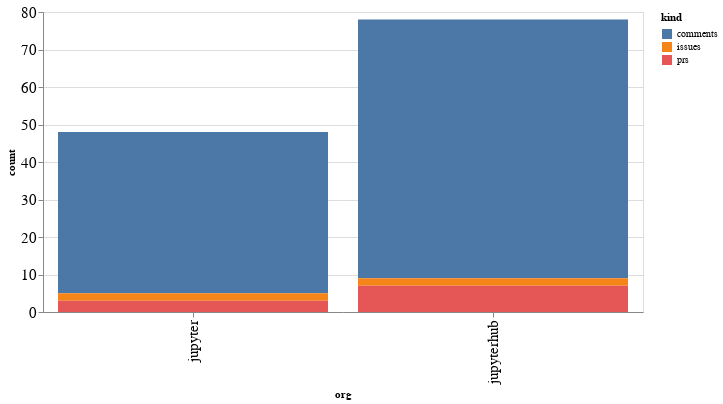

Notebook source saved alongside this figure:
### Code cell
alt.Chart(org_summaries, width=600).mark_bar().encode(
    x='org',
    y='count',
    color='kind',
    tooltip="org"
)

### Figure 1 — Vega-Lite specification as saved in the notebook (floating-point values rounded to 4 significant figures)
{"config": {"axisLeft": {"labelFontSize": 15}, "axisBottom": {"labelFontSize": 15}}, "data": {"name": "data-e76fbebe1b46d6b945069089a8382877"}, "mark": "bar", "encoding": {"color": {"type": "nominal", "field": "kind"}, "tooltip": {"type": "nominal", "field": "org"}, "x": {"type": "nominal", "field": "org"}, "y": {"type": "quantitative", "field": "count"}}, "width": 600, "$schema": "https://vega.github.io/schema/vega-lite/v4.8.1.json", "datasets": {"data-e76fbebe1b46d6b945069089a8382877": [{"org": "jupyter", "kind": "comments", "count": 43}, {"org": "jupyter", "kind": "issues", "count": 2}, {"org": "jupyter", "kind": "prs", "count": 3}, {"org": "jupyterhub", "kind": "comments", "count": 69}, {"org": "jupyterhub", "kind": "issues", "count": 2}, {"org": "jupyterhub", "kind": "prs", "count": 7}]}}
